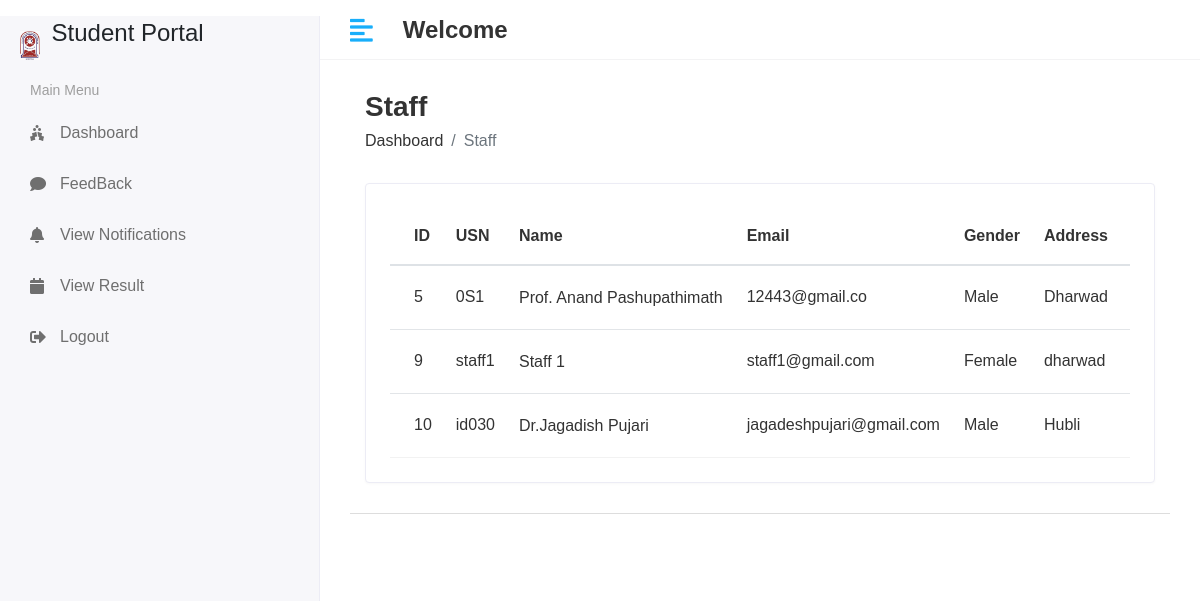
Page /Hod/Staff/View on the committed database.
### student/models.py (models this page shows, shortened)
class Staff(models.Model):
    admin = models.OneToOneField(CustomUser,on_delete=models.CASCADE)
    address = models.TextField ()
    gender = models.CharField(max_length=100)
    created_at = models.DateTimeField(auto_now_add=True)
    updated_at= models.DateTimeField(auto_now=True)

class CustomUser(AbstractUser):
    USER = (
        (1,'HOD'),
        (2,'STAFF'),
        (3,'STUDENT')
    )
    user_type = models.CharField(choices=USER,max_length=50,default=1)
    profile_pic = models.ImageField(upload_to='media/profile_pic')

### student_management/Hod_views.py (the view)
# urls.py: path('Hod/Staff/View',Hod_views.VIEW_STAFF,name='view_staff'),
def VIEW_STAFF(request):
    staff=Staff.objects.all()
    context = {
        'staff':staff
    }
    return render(request,'Hod/view_staff.html',context)

### template/hod/view_staff.html (shortened to what this page needs)
{% extends 'base.html' %}
{% block content %}
<div class="content container-fluid">
               <div class="page-header">
                  <div class="row align-items-center">
                     <div class="col">
                        <h3 class="page-title">Staff</h3>
                        <ul class="breadcrumb">
                           <li class="breadcrumb-item"><a href="index.html">Dashboard</a></li>
                           <li class="breadcrumb-item active">Staff</li>
                        </ul>
                     </div>
                  </div>
               </div>
               <div class="row">
                  <div class="col-sm-12">
                     <div class="card card-table">
                        <div class="card-body">
                           <div class="table-responsive">
                              <table class="table table-hover table-center mb-0 datatable">
                                 <thead>
                                    <tr>
                                       <th>ID</th>
                                       <th>USN</th>
                                       <th>Name</th>
                                       <th>Email</th>
                                       <th>Gender</th>
                                       <th>Address</th>
                                       <th>Created At</th>
                                    </tr>
                                 </thead>
                                 <tbody>
                                 {% for i in staff %}
                                    <tr>
                                       <td>{{i.id}}</td>
                                        <td>{{i.admin.username}}</td>
                                       <td>
                                          <h2 class="table-avatar">
                                             <a href="student-details.html">{{i.admin.first_name}}&nbsp{{i.admin.last_name}}</a>
                                          </h2>
                                       </td>
                                       <td>{{i.admin.email}}</td>
                                       <td>{{i.gender}}</td>
                                       <td>{{i.address}}</td>
                                       <td>{{i.created_at}}</td>
                                    </tr>
                                 {% endfor %}
                                 </tbody>
                              </table>
                           </div>
                        </div>
                     </div>
                  </div>
               </div>
            </div>
{% endblock %}

### static/assets/css/style.css (style rules this page uses)
html { height: 100%; }
body { background-color: #fff; color: #333; font-family: 'Poppins', sans-serif; font-size: 1rem; height: 100%; line-height: 1.5; overflow-x: hidden; }
h1, h2, h3, h4, h5, h6 { font-family: 'Poppins', sans-serif; margin-top: 0; }
a { color: #009ce7; }
input, button, a { transition: all 0.4s ease; -moz-transition: all 0.4s ease; -o-transition: all 0.4s ease; -ms-transition: all 0.4s ease; -webkit-transition: all 0.4s ease; }
ul, ol { padding: 0px; list-style: none; }
.table { color: #333; max-width: 100%; margin-bottom: 0; width: 100%; }
table.table td h2 { display: inline-block; font-size: inherit; font-weight: 400; margin: 0; padding: 0; vertical-align: middle; }
table.table td h2.table-avatar { align-items: center; display: inline-flex; font-size: inherit; font-weight: 400; margin: 0; padding: 0; vertical-align: middle; white-space: nowrap; }
table.table td h2 a { color: #333; }
.table thead tr th { font-weight: 600; }
.table tbody tr { border-bottom: 1px solid rgba(0, 0, 0, 0.05); }
.table.table-center td, .table.table-center th { vertical-align: middle; }
.card-table .card-body .table > thead > tr > th { border-top: 0; }
.card-table .card-body .table tr td:first-child, .card-table .card-body .table tr th:first-child { padding-left: 1.5rem; }
.card-table .table td, .card-table .table th { border-top: 1px solid #e2e5e8; padding: 1rem 0.75rem; white-space: nowrap; }
.card { border: 1px solid #ececf5; box-shadow: 0 1px 3px 0 rgba(0, 0, 0, 0.03); margin-bottom: 1.875rem; }
.card-body { padding: 1.5rem; }
.page-header { margin-bottom: 1.875rem; }
.page-header .breadcrumb { background-color: transparent; color: #6c757d; font-size: 1rem; font-weight: 500; margin-bottom: 0; padding: 0; }
.page-header .breadcrumb a { color: #333; }
.page-title { font-size: 28px; font-weight: 600; color: #333; margin-bottom: 5px; }

### rows in the picture
Staff: id "5", admin.username "0S1", admin.first_name "Prof. Anand", admin.last_name "Pashupathimath", admin.email "12443@gmail.co", gender "Male", address "Dharwad"
Staff: id "9", admin.username "staff1", admin.first_name "Staff", admin.last_name "1", admin.email "staff1@gmail.com", gender "Female", address "dharwad"
Staff: id "10", admin.username "id030", admin.first_name "Dr.Jagadish", admin.last_name "Pujari", admin.email "jagadeshpujari@gmail.com", gender "Male", address "Hubli"
